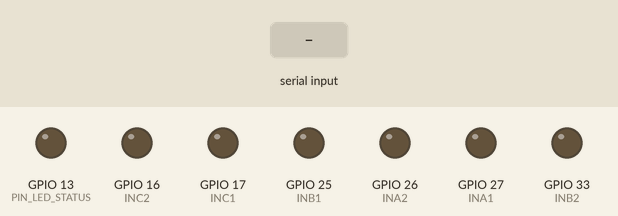
Recording of a sketch running on a simulated ESP32. On the bench: output pins drawn as LEDs (lit = HIGH). The inputs (shaded band) are chosen by the test bench. Nothing arrives over Bluetooth unless stated.

Above: at 2.2 s.
2.3 s: "1" received over the second serial link
Timing chart, 0 to 5.3 s (numbered marks = the images above; inputs shaded):
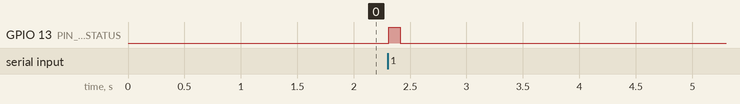

Measured:
- after the input at 2.3 s, GPIO 13 (PIN_LED_STATUS): LOW → HIGH at once, → LOW 0.10 s later

The sketch:

bt_uart.ino
```cpp
// (licence header left out)
#include "BluetoothSerial.h"

#if !defined(CONFIG_BT_ENABLED) || !defined(CONFIG_BLUEDROID_ENABLED)
#error Bluetooth is not enabled! Please run `make menuconfig` to and enable it
#endif

BluetoothSerial SerialBT;

// Port
#define PIN_LED_STATUS (GPIO_NUM_13)
#define PIN_LED_VFREAD (GPIO_NUM_14)

#define INA1 (GPIO_NUM_27)  // IC3
#define INA2 (GPIO_NUM_26)  // IC3
#define INB1 (GPIO_NUM_25)  // IC2
#define INB2 (GPIO_NUM_33)  // IC2
#define INC1 (GPIO_NUM_17)  // IC1
#define INC2 (GPIO_NUM_16)  // IC1

void setup() {
  delay(1000);

  // GPIO initialize for LED
  pinMode(PIN_LED_VFREAD, INPUT);
  pinMode(PIN_LED_STATUS, OUTPUT);
  digitalWrite(PIN_LED_STATUS, LOW);

  // GPIO initialize for Motor
  pinMode(INA1, OUTPUT);
  pinMode(INA2, OUTPUT);
  pinMode(INB1, OUTPUT);
  pinMode(INB2, OUTPUT);
  pinMode(INC1, OUTPUT);
  pinMode(INC2, OUTPUT);
  digitalWrite(INA1, LOW);
  digitalWrite(INA2, LOW);
  digitalWrite(INB1, LOW);
  digitalWrite(INB2, LOW);
  digitalWrite(INC1, LOW);
  digitalWrite(INC2, LOW);

  SerialBT.begin("bt_uart");  // Bluetooth Device Name
}

uint8_t dat;

void loop() {
  if (SerialBT.available()) {
    dat = (uint8_t)SerialBT.read();
    SerialBT.write(dat);
    delay(10);
    digitalWrite(PIN_LED_STATUS, HIGH);
  } else {
    delay(100);
    digitalWrite(PIN_LED_STATUS, LOW);
  }
}
```
